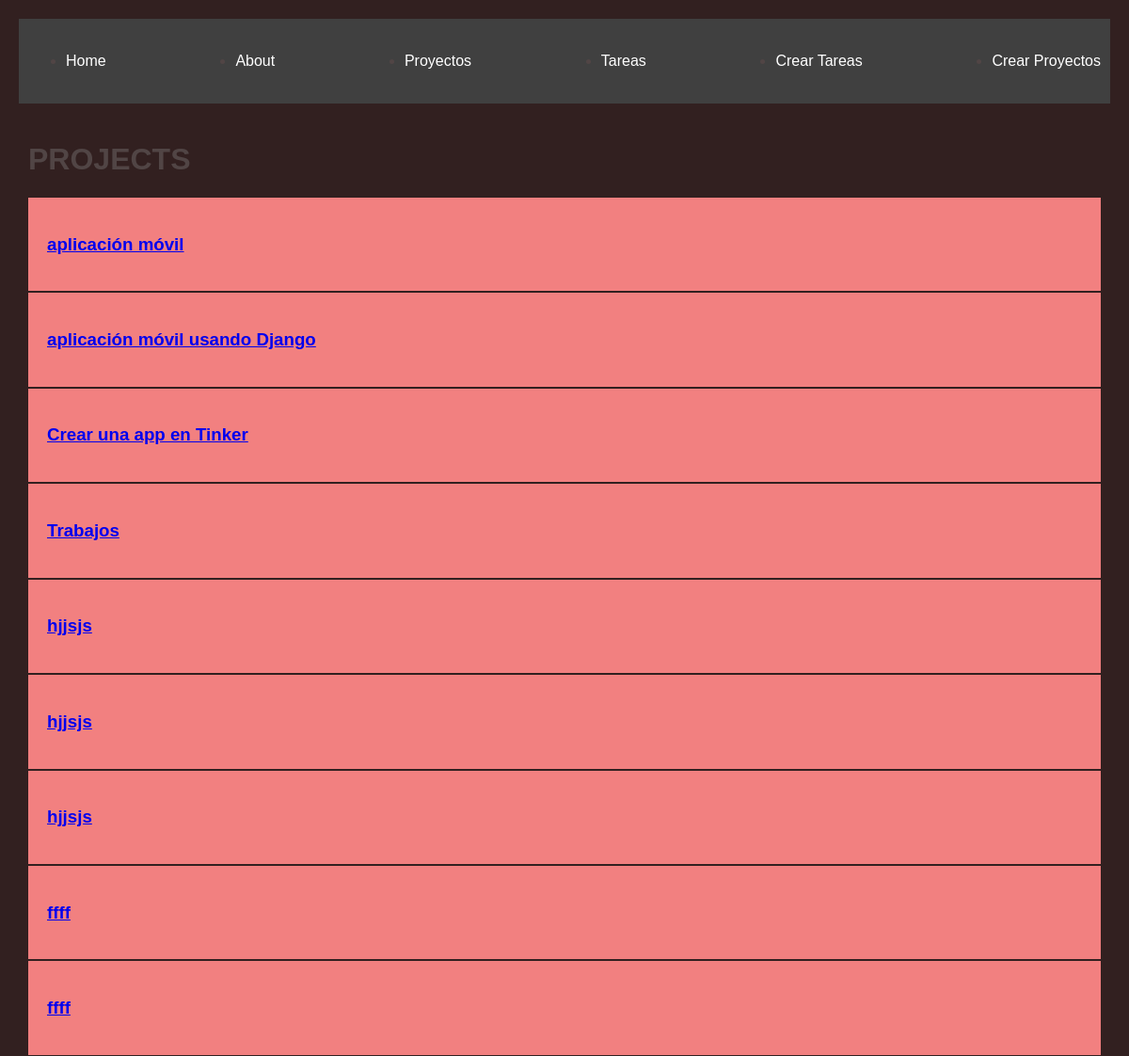
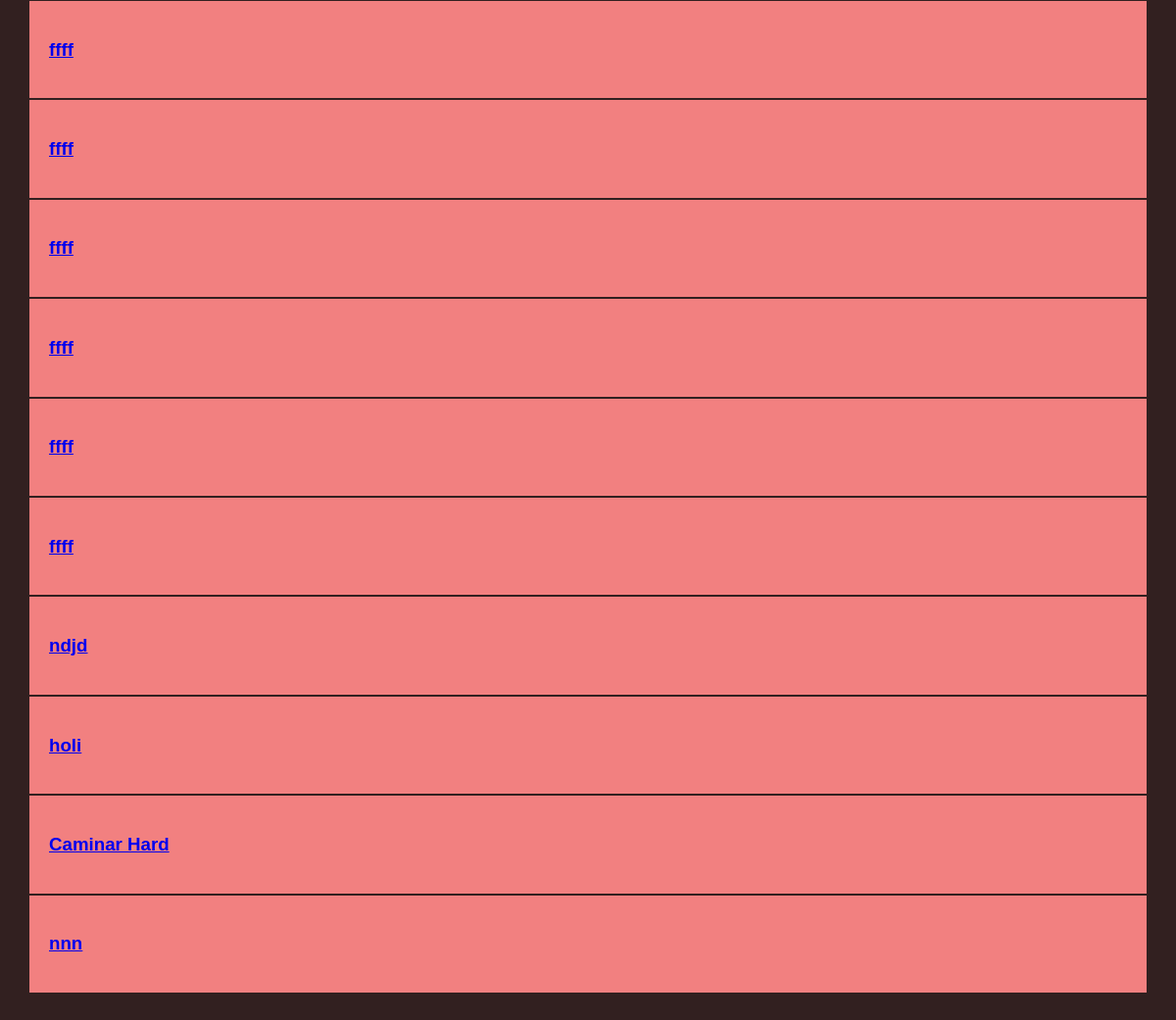
/projects/, run on the app's committed database (2 pictures, top to bottom).
### myapp/models.py (models this page shows, shortened)
class Project(models.Model):
    name = models.CharField(max_length=200)

### myapp/views.py (the view)
# urls.py: path('projects/', views.projects, name='projects'),
def projects(request):
    projects = Project.objects.all()
    return render(request, 'projects/projects.html',
                {
                    'projects': projects
                })

### myapp/templates/projects/projects.html
{% extends 'layouts/base.html' %}
{% block contenido %}
<h1> PROJECTS</h1>
{% for project in projects %}
<article class="card">
    <a href="{% url 'project_detail' project.id %}">
        <h3>{{ project.name }}</h3>
    </a>
</article>
{% endfor %}
{% endblock %}

### myapp/static/styles/main.css (style rules this page uses)
body { background-color: #322020; color: #514545; font-family: Arial, sans-serif; margin: 0; padding: 20px; }
.card { padding: 10px; color: black; padding: 20px; background: #f28080; margin-bottom: 2px; }

### data on the page
Project: name "aplicación móvil"
Project: name "aplicación móvil usando Django"
Project: name "Crear una app en Tinker"
Project: name "Trabajos"
Project: name "hjjsjs"
Project: name "hjjsjs"
Project: name "hjjsjs"
Project: name "ffff"
Project: name "ffff"
Project: name "ffff"
Project: name "ffff"
Project: name "ffff"
Project: name "ffff"
Project: name "ffff"
Project: name "ffff"
Project: name "ndjd"
Project: name "holi"
Project: name "Caminar Hard"
Project: name "nnn"
